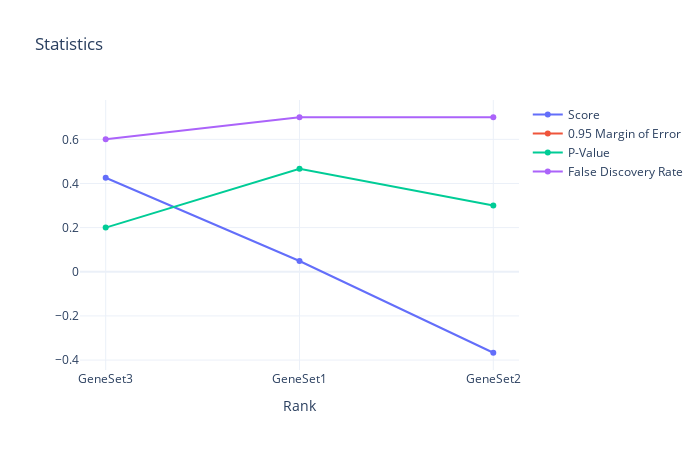
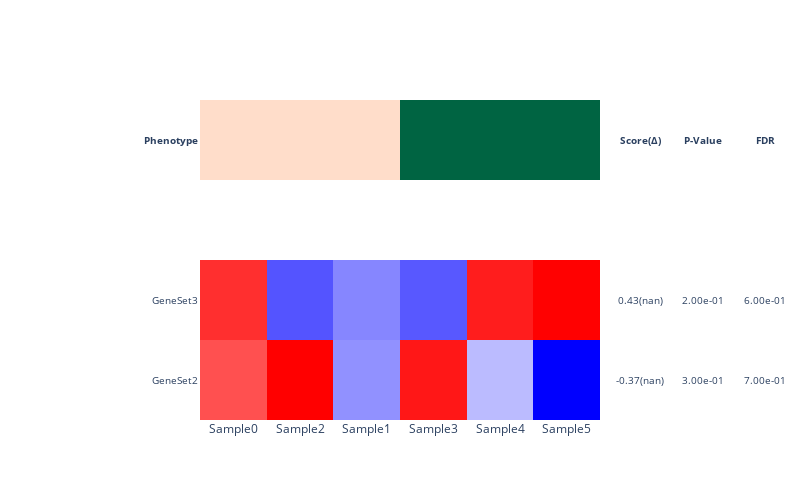

The code cell stored with these charts, in order, in its notebook:
### Code cell
gene_set_x_statistic = kraft.apply_function_on_vector_and_matrix_row(
    phenotype, gene_set_x_sample, function=compare_phenotype_and_expression, series_data_type="binary",
)

gene_set_x_statistic

### Figure 1 — Plotly figure (JSON) as saved in the notebook; plotly's stock layout.template omitted (floating-point values rounded to 4 significant figures)
{"data": [{"name": "Score", "type": "scatter", "x": ["GeneSet3", "GeneSet1", "GeneSet2"], "y": [0.426, 0.04881, -0.3669]}, {"name": "0.95 Margin of Error", "type": "scatter", "x": ["GeneSet3", "GeneSet1", "GeneSet2"], "y": [null, null, null]}, {"name": "P-Value", "type": "scatter", "x": ["GeneSet3", "GeneSet1", "GeneSet2"], "y": [0.2, 0.4667, 0.3]}, {"name": "False Discovery Rate", "type": "scatter", "x": ["GeneSet3", "GeneSet1", "GeneSet2"], "y": [0.6, 0.7, 0.7]}], "layout": {"height": 450, "title": {"text": "Statistics"}, "width": 700, "xaxis": {"autorange": true, "range": [-0.1332, 2.133], "title": {"text": "Rank"}, "type": "category"}, "yaxis": {"autorange": true, "range": [-0.445, 0.7781], "type": "linear"}}}

### Figure 2 — Plotly figure (JSON) as saved in the notebook; plotly's stock layout.template omitted (floating-point values rounded to 4 significant figures)
{"data": [{"colorscale": [[0, "#ffddca"], [1, "#006442"]], "name": "Target", "showscale": false, "type": "heatmap", "x": ["Sample0", "Sample2", "Sample1", "Sample3", "Sample4", "Sample5"], "yaxis": "y2", "z": [[0, 0, 0, 1, 1, 1]], "zmax": null, "zmin": null}, {"colorscale": [[0, "#0000ff"], [0.5, "#ffffff"], [1, "#ff0000"]], "name": "Data", "showscale": false, "type": "heatmap", "x": ["Sample0", "Sample2", "Sample1", "Sample3", "Sample4", "Sample5"], "y": ["GeneSet2", "GeneSet3"], "yaxis": "y", "z": [[0.7106, 1.126, -0.77, 1.007, -0.5507, -1.522], [0.8818, -1.088, -0.8288, -1.065, 0.9776, 1.123]], "zmax": null, "zmin": null}], "layout": {"annotations": [{"font": {"size": 10}, "showarrow": false, "text": "<b>Phenotype</b>", "x": 0, "xanchor": "right", "xref": "paper", "y": 0.875, "yanchor": "middle", "yref": "paper"}, {"font": {"size": 10}, "showarrow": false, "text": "<b>Score(Δ)</b>", "x": 1.1, "xanchor": "center", "xref": "paper", "y": 0.875, "yanchor": "middle", "yref": "paper"}, {"font": {"size": 10}, "showarrow": false, "text": "<b>P-Value</b>", "x": 1.256, "xanchor": "center", "xref": "paper", "y": 0.875, "yanchor": "middle", "yref": "paper"}, {"font": {"size": 10}, "showarrow": false, "text": "<b>FDR</b>", "x": 1.413, "xanchor": "center", "xref": "paper", "y": 0.875, "yanchor": "middle", "yref": "paper"}, {"font": {"size": 10}, "showarrow": false, "text": "GeneSet3", "x": 0, "xanchor": "right", "xref": "paper", "y": 0.375, "yanchor": "middle", "yref": "paper"}, {"font": {"size": 10}, "showarrow": false, "text": "0.43(nan)", "x": 1.1, "xanchor": "center", "xref": "paper", "y": 0.375, "yanchor": "middle", "yref": "paper"}, {"font": {"size": 10}, "showarrow": false, "text": "2.00e-01", "x": 1.256, "xanchor": "center", "xref": "paper", "y": 0.375, "yanchor": "middle", "yref": "paper"}, {"font": {"size": 10}, "showarrow": false, "text": "6.00e-01", "x": 1.413, "xanchor": "center", "xref": "paper", "y": 0.375, "yanchor": "middle", "yref": "paper"}, {"font": {"size": 10}, "showarrow": false, "text": "GeneSet2", "x": 0, "xanchor": "right", "xref": "paper", "y": 0.125, "yanchor": "middle", "yref": "paper"}, {"font": {"size": 10}, "showarrow": false, "text": "-0.37(nan)", "x": 1.1, "xanchor": "center", "xref": "paper", "y": 0.125, "yanchor": "middle", "yref": "paper"}, {"font": {"size": 10}, "showarrow": false, "text": "3.00e-01", "x": 1.256, "xanchor": "center", "xref": "paper", "y": 0.125, "yanchor": "middle", "yref": "paper"}, {"font": {"size": 10}, "showarrow": false, "text": "7.00e-01", "x": 1.413, "xanchor": "center", "xref": "paper", "y": 0.125, "yanchor": "middle", "yref": "paper"}], "height": 500, "margin": {"l": 200, "r": 200}, "title": {"x": 0.5}, "width": 800, "xaxis": {"autorange": true, "range": [-0.5, 5.5], "type": "category"}, "yaxis": {"autorange": true, "domain": [0, 0.5], "range": [-0.5, 1.5], "showticklabels": false, "type": "category"}, "yaxis2": {"autorange": true, "domain": [0.75, 1], "range": [-0.5, 0.5], "showticklabels": false}}}
